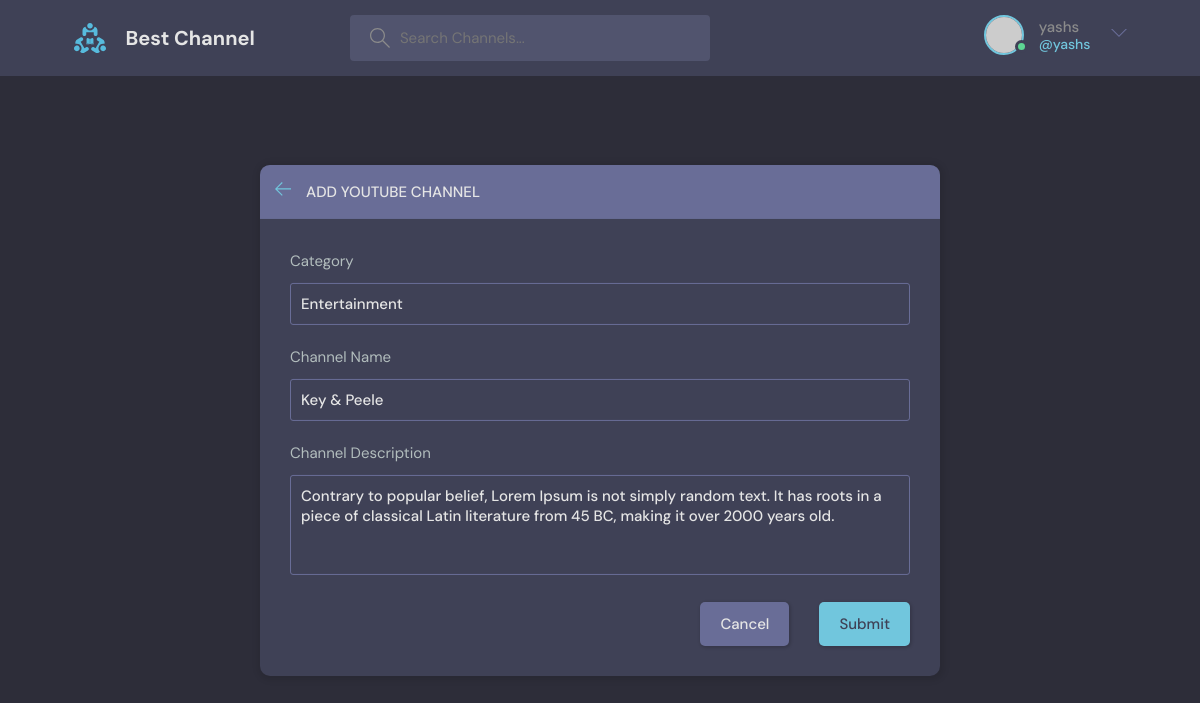
The page /update-room/2 (signed in) on the database its author committed.
### base/models.py (models this page shows, shortened)
class Room(models.Model):
    host = models.ForeignKey(User, on_delete=models.SET_NULL, null=True)
    topic = models.ForeignKey(Topic, on_delete=models.SET_NULL, null=True)
    name = models.CharField(max_length=200)
    link = models.CharField(max_length=500, default="Some Error Occured")
    voters = models.ManyToManyField(User, related_name="voters", blank=True)
    description = models.TextField(null=True, blank=True)
    updated = models.DateTimeField(auto_now=True)
    created = models.DateTimeField(auto_now_add=True)
    class Meta:
        ordering = ["-updated", "-created"]

class Topic(models.Model):
    name = models.CharField(max_length=50)
    def __str__(self):
        return self.name

### base/views.py (the view, shortened to what this page needs)
# urls.py: path("update-room/<str:pk>", views.updateRoom, name="update-room"),
@login_required(login_url="login")
def updateRoom(request, pk):
    room = Room.objects.get(id=pk)
    form = RoomForm(instance=room)
    if request.user != room.host:
        return HttpResponse("NOT ALLOWED")
    topics = Topic.objects.all()
    context = {"form": form, "topics": topics, "room": room}
    return render(request, "base/room_form.html", context)

### base/forms.py
class RoomForm(ModelForm):
    class Meta:
        model = Room
        fields = "__all__"
        exclude = ["host", "voters", "link"]

### base/templates/base/room_form.html (shortened to what this page needs)
{% extends 'main.html' %}
{%block content%}
<main class="create-room layout">
  <div class="container">
    <div class="layout__box">
      <div class="layout__boxHeader">
        <div class="layout__boxTitle">
          <a href="{% url 'home' %}">
            <svg version="1.1" xmlns="http://www.w3.org/2000/svg" width="32" height="32" viewBox="0 0 32 32">
              <title>arrow-left</title>
              <path
                d="M13.723 2.286l-13.723 13.714 13.719 13.714 1.616-1.611-10.96-10.96h27.625v-2.286h-27.625l10.965-10.965-1.616-1.607z">
              </path>
            </svg>
          </a>
          <h3>Add YouTube Channel</h3>
        </div>
      </div>
      <div class="layout__body">
        <form class="form" action="" method="POST">
          <div class="form__group">
            <label for="room_topic">Category</label>
            <input required type="text" value="{{room.topic.name}}" name="topic" list="topic-list" />
          </div>
          <div class="form__group">
            <label for="room_link">Channel Name</label>
            {{form.name}}
          </div>
          <div class="form__group">
            <label for="room_name">Channel Description</label>
            {{form.description}}
          </div>
          <div class="form__action">
            <a class="btn btn--dark" href="{% url 'home' %}">Cancel</a>
            <button class="btn btn--main" type="submit">Submit</button>
          </div>
        </form>
      </div>
    </div>
  </div>
</main>
{% endblock content %}

### templates/navbar.html (shortened to what this page needs)
{% load static %}
<header class="header header--loggedIn">
    <div class="container">
        <a href="{% url 'home' %}" class="header__logo">
            <img src="{%static 'images/logo.svg'%}" />
            <h1>Best Channel</h1>
        </a>
        <form class="header__search" method="GET" action="{% url 'home' %}">
            <label>
                <input name="q" placeholder="Search Channels..." autocomplete="off" />
            </label>
        </form>
        <nav class="header__menu">
            {%if request.user.is_authenticated%}
            <div class="header__user">
                <a href="{%url 'user-profile' request.user.id%}">
                    <div class="avatar avatar--medium active">
                        <img src="https://randomuser.me/api/portraits/men/37.jpg" />
                    </div>
                    <p>{{request.user.username}} <span>@{{request.user.username}}</span></p>
                </a>
                <button class="dropdown-button">
                    <svg version="1.1" xmlns="http://www.w3.org/2000/svg" width="32" height="32" viewBox="0 0 32 32">
                        <title>chevron-down</title>
                        <path d="M16 21l-13-13h-3l16 16 16-16h-3l-13 13z"></path>
                    </svg>
                </button>
            </div>
            {% else %}
            <a href="{% url 'login' %}">
                <img src="./assets/avatar.svg" />
                <p>Login</p>
            </a>
            {% endif %}
        </nav>
    </div>
</header>

### rows shown on the page
Room: topic "Entertainment", name "Key & Peele", description "Contrary to popular belief, Lorem Ipsum is not simply random text. It has roots in a piece of classical Latin literature from 45 BC, making it over 2000 years old."

### other values the page prints
{{ request.user.username }} "yashs"
